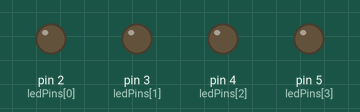
This sketch was run on a simulated Arduino Uno, built with avr-gcc and run on an emulated ATmega328P. Shown: output pins drawn as LEDs (lit = HIGH).

Above: at 0.2 s.
At 1.2 s:
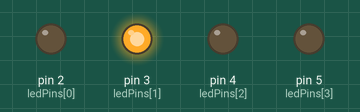
At 2.2 s:
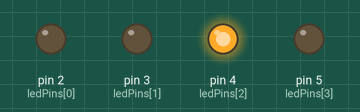
At 4.7 s:
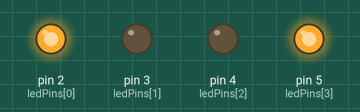
At 7.2 s:
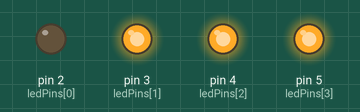
At 9.7 s:
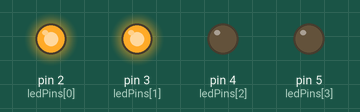
Timing chart, 0 to 10.4 s (numbered marks = the images above):
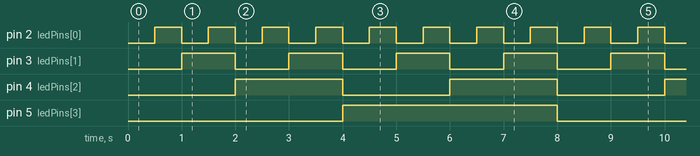

Measured:
- by itself, pin 2 (ledPins[0]): alternates HIGH for 0.50 s and LOW for 0.50 s
- by itself, pin 3 (ledPins[1]): alternates HIGH for 1.0 s and LOW for 1.0 s
- by itself, pin 4 (ledPins[2]): alternates HIGH for 2.0 s and LOW for 2.0 s
- by itself, pin 5 (ledPins[3]): alternates HIGH for 4.0 s and LOW for 4.0 s

The sketch:

5-Binary-Counter.ino
```cpp
// (licence header left out)
const int ledPins[] = {2, 3, 4, 5};         // Array of LED pins
const int numLeds = sizeof(ledPins) / sizeof(ledPins[0]); // Automatically determine number of LEDs
const int delayTime = 500;                 // Delay between counts in milliseconds

void setup() {
  // Set all LED pins as OUTPUT
  for (int i = 0; i < numLeds; i++) {
    pinMode(ledPins[i], OUTPUT);
  }
}

void loop() {
  // Count from 0 to 15 (4-bit binary)
  // (1 << numLeds) means 2 raised to the power of numLeds
  // Example: if numLeds = 4, then (1 << 4) = 16
  for (int count = 0; count < (1 << numLeds); count++) {
    displayBinary(count);
    delay(delayTime);
  }
}

// Display a number in binary using the LEDs
void displayBinary(int number) {
  for (int bit = 0; bit < numLeds; bit++) {
    // (number >> bit) shifts the bits of 'number' to the right by 'bit' positions
    // This moves the target bit to the least significant position (rightmost)
    //
    // '& 1' performs a bitwise AND with 00000001
    // This isolates the least significant bit, effectively extracting the value (0 or 1)
    //
    // Example: if number = 6 (binary 0110) and bit = 1:
    //   number >> 1 = 0011 (3)
    //   0011 & 0001 = 0001 → result is 1 → LED turns ON
    //
    // This line turns the corresponding LED ON or OFF based on the bit value
    digitalWrite(ledPins[bit], (number >> bit) & 1);
  }
}
```
